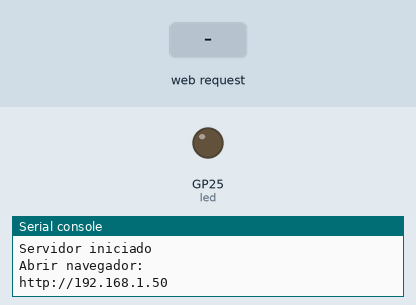
Simulated run of this program. Board: Raspberry Pi Pico running MicroPython. Parts: output pins drawn as LEDs (lit = HIGH), the last lines printed to the serial console. Inputs (shaded band) come from the test bench. WiFi joins after 1.5 s.

Above: at 3.2 s.
3.3 s: HTTP request GET /led/on received
At 4.2 s:
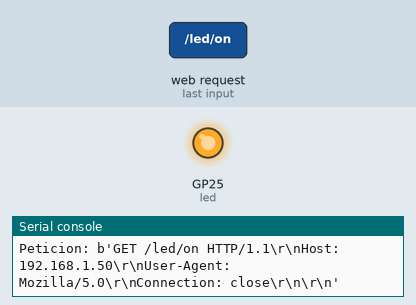
4.8 s: HTTP request GET /led/off received
At 5.4 s:
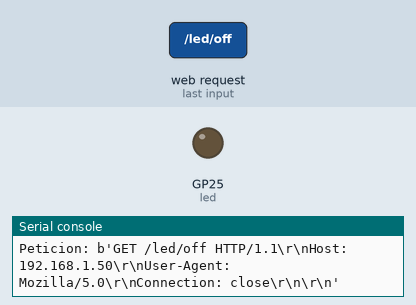
Timing chart, 0 to 7.8 s (numbered marks = the images above; inputs shaded):
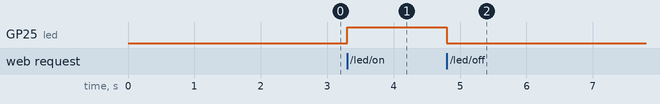

The program:

main.py
```python
import network
import socket
from machine import Pin
import time

# ==================================
# WIFI
# ==================================
ssid = 'TP-Link_8A73'
password = 'Ccomputo0908'

wifi = network.WLAN(network.STA_IF)
wifi.active(True)

print("Conectando WiFi...")
wifi.connect(ssid, password)

timeout = 20

while timeout > 0:
    if wifi.isconnected():
        break

    timeout -= 1
    print(".", end="")
    time.sleep(1)

if not wifi.isconnected():
    print("\nERROR: No se pudo conectar al WiFi")
    raise Exception("Sin conexión WiFi")

print("\nWiFi conectado!")
print("IP:", wifi.ifconfig()[0])

# ==================================
# LED INTERNO
# ==================================
led = Pin("LED", Pin.OUT)

# ==================================
# HTML
# ==================================
html = """
<!DOCTYPE html>
<html lang="es">

<head>

<meta charset="UTF-8">
<meta name="viewport" content="width=device-width, initial-scale=1.0">

<title>CORE MONITOR</title>

<style>

*{
    margin:0;
    padding:0;
    box-sizing:border-box;
    font-family:Arial;
}

body{
    background:#050b1d;
    color:white;
    display:flex;
}

/* SIDEBAR */

.sidebar{
    width:250px;
    background:#0d1324;
    min-height:100vh;
    padding:20px;
    border-right:1px solid #13203d;
}

.logo{
    color:#00d9ff;
    font-size:30px;
    font-weight:bold;
    margin-bottom:30px;
}

.menu button{
    width:100%;
    padding:14px;
    margin-bottom:12px;
    border:none;
    border-radius:12px;
    background:#111c35;
    color:white;
    cursor:pointer;
    text-align:left;
    transition:0.3s;
}

.menu button:hover{
    background:#1677ff;
}

.reboot{
    background:red !important;
}

/* MAIN */

.main{
    flex:1;
    padding:20px;
}

.topbar{
    display:flex;
    justify-content:space-between;
    align-items:center;
    margin-bottom:20px;
}

.topbar h1{
    color:#00d9ff;
}

.grid{
    display:grid;
    grid-template-columns:2fr 1fr;
    gap:20px;
}

/* PANELS */

.panel{
    background:#0f172b;
    border:1px solid #1c2b52;
    border-radius:22px;
    padding:20px;
    box-shadow:0 0 20px rgba(0,0,0,0.5);
}

.panel h2{
    margin-bottom:20px;
}

/* CARDS */

.cards{
    display:grid;
    grid-template-columns:repeat(3,1fr);
    gap:15px;
}

.card{
    background:#101c34;
    border-radius:18px;
    padding:20px;
}

.card h3{
    color:#00d9ff;
    font-size:35px;
    margin-top:10px;
}

.alert{
    color:#ff9b9b !important;
}

/* BARS */

.bar-bg{
    width:100%;
    height:12px;
    background:#1c2740;
    border-radius:20px;
    margin-top:10px;
    overflow:hidden;
}

.bar{
    height:100%;
    border-radius:20px;
}

.ram{
    width:78%;
    background:#4de1ff;
}

.vram{
    width:91%;
    background:#1677ff;
}

.temp{
    width:82%;
    background:#ff9b9b;
}

/* CHART */

.chart{
    height:200px;
    border:2px dashed #20304d;
    border-radius:20px;
    margin-top:20px;
    display:flex;
    align-items:center;
    justify-content:center;
    color:#4d5d7d;
}

/* CONTROL */

.switch{
    width:55px;
    height:28px;
    background:#00d9ff;
    border-radius:20px;
}

/* INPUTS */

.slider{
    width:100%;
    margin-top:10px;
}

/* CONFIG */

.config-grid{
    display:grid;
    grid-template-columns:repeat(2,1fr);
    gap:15px;
}

.input-box{
    background:#101c34;
    border-radius:14px;
    padding:15px;
}

.warning{
    background:#11243f;
    border:1px solid #00d9ff;
    padding:18px;
    border-radius:16px;
    margin-top:20px;
    color:#c7eaff;
}

.save-btn{
    width:100%;
    padding:16px;
    margin-top:20px;
    border:none;
    border-radius:16px;
    background:#4de1ff;
    color:black;
    font-weight:bold;
    cursor:pointer;
}

/* BOTONES */

.blue-btn{
    background:#4de1ff;
    border:none;
    padding:12px 20px;
    border-radius:12px;
    font-weight:bold;
    cursor:pointer;
}

.action-btn{
    width:100%;
    padding:15px;
    margin-top:20px;
    border:none;
    border-radius:14px;
    background:#1677ff;
    color:white;
    font-weight:bold;
    cursor:pointer;
    transition:0.3s;
}

.action-btn:hover{
    background:#00d9ff;
    color:black;
}

</style>

</head>

<body>

<!-- SIDEBAR -->
<div class="sidebar">

    <div class="logo">
        CORE MONITOR
    </div>

    <div class="menu">
        <button>Overview</button>
        <button>Telemetry</button>
        <button>Performance</button>
        <button>Lab Config</button>

        <button class="reboot">
            REBOOT SYSTEM
        </button>
    </div>

</div>

<!-- MAIN -->
<div class="main">

    <div class="topbar">
        <h1>Dashboard</h1>

        <button class="blue-btn">
            Actualizar Datos
        </button>
    </div>

    <!-- DASHBOARD -->
    <div class="panel">

        <h2>🖥 Device Dashboard</h2>

        <div class="cards">

            <div class="card">
                <p>RAM Disponible</p>
                <h3>4 GB</h3>
            </div>

            <div class="card">
                <p>VRAM Disponible</p>
                <h3>2 GB</h3>
            </div>

            <div class="card">
                <p>Equipos Afectados</p>
                <h3 class="alert">65%</h3>
            </div>

        </div>

    </div>

    <br>

    <div class="grid">

        <!-- SISTEMA -->
        <div class="panel">

            <h2>📊 Uso del Sistema</h2>

            <p>RAM USAGE - 78%</p>
            <div class="bar-bg">
                <div class="bar ram"></div>
            </div>

            <br>

            <p>VRAM USAGE - 91%</p>
            <div class="bar-bg">
                <div class="bar vram"></div>
            </div>

            <br>

            <p>GPU TEMPERATURE - 82°C</p>
            <div class="bar-bg">
                <div class="bar temp"></div>
            </div>

            <div class="chart">
                HISTORICAL TELEMETRY FEED
            </div>

        </div>

        <!-- CONTROL -->
        <div class="panel">

            <h2>🎛 Centro de Control</h2>

            <p>Performance Mode</p>
            <div class="switch"></div>

            <br><br>

            <p>VRAM Optimization</p>
            <div class="switch"></div>

            <br><br>

            <p>Fan Speed (75%)</p>
            <input type="range" class="slider" value="75">

            <br><br>

            <p>RAM Allocation (60%)</p>
            <input type="range" class="slider" value="60">

            <button class="action-btn">
                Aplicar Configuración
            </button>

            <button class="action-btn"
            onclick="location.href='/led/on'">
                Encender LED
            </button>

            <button class="action-btn"
            onclick="location.href='/led/off'">
                Apagar LED
            </button>

        </div>

    </div>

    <br>

    <!-- CONFIG -->
    <div class="panel">

        <h2>⚙ Configuración</h2>

        <div class="config-grid">

            <div class="input-box">
                <p>LAB NAME</p>
                <h3>Laboratorio ITT</h3>
            </div>

            <div class="input-box">
                <p>REGION CODE</p>
                <h3>MX-BC-TJ</h3>
            </div>

            <div class="input-box">
                <p>RECOMMENDED RAM</p>
                <h3>16 GB</h3>
            </div>

            <div class="input-box">
                <p>RECOMMENDED VRAM</p>
                <h3>8 GB</h3>
            </div>

        </div>

        <div class="warning">
            Se detectó escasez de RAM y VRAM en múltiples equipos del Instituto Tecnológico de Tijuana.
        </div>

        <button class="save-btn">
            Guardar Configuración
        </button>

    </div>

</div>

</body>
</html>
"""

# ==================================
# SERVIDOR WEB
# ==================================
addr = socket.getaddrinfo('0.0.0.0', 80)[0][-1]

server = socket.socket()
server.bind(addr)
server.listen(1)

print("\nServidor iniciado")
print("Abrir navegador:")
print("http://" + wifi.ifconfig()[0])

# ==================================
# LOOP PRINCIPAL
# ==================================
while True:

    client, addr = server.accept()

    print("Cliente conectado desde:", addr)

    request = client.recv(1024)
    request = str(request)

    print("Peticion:", request)

    # LED ON
    if '/led/on' in request:
        led.value(1)

    # LED OFF
    if '/led/off' in request:
        led.value(0)

    # RESPUESTA
    client.send('HTTP/1.1 200 OK\r\n')
    client.send('Content-Type: text/html\r\n')
    client.send('Connection: close\r\n\r\n')

    client.sendall(html)

    client.close()
```

Measured:
- after the input at 3.3 s, GP25 (led): LOW → HIGH at once
- after the input at 4.8 s, GP25 (led): HIGH → LOW at once
